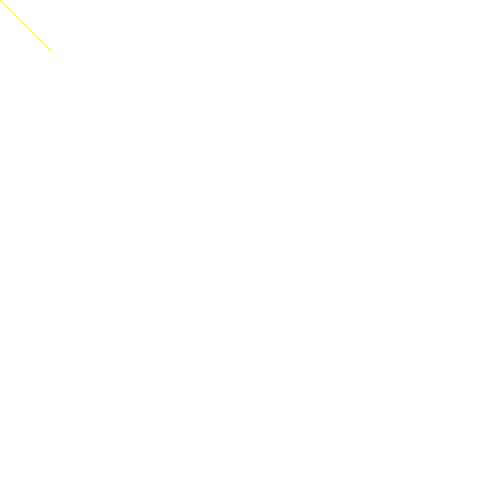
Frame 1 (no input)
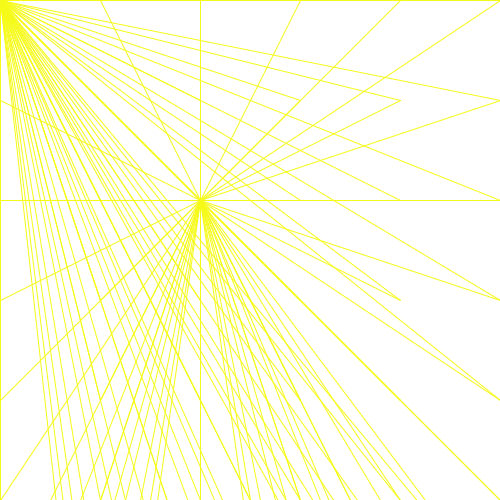
Frame 60 (the mouse pressed at the canvas centre just before this capture)
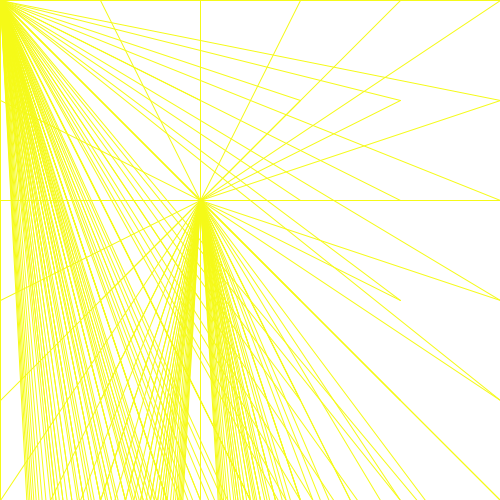
Frame 120 (the mouse held since frame 60 and released just before this capture)

The Processing sketch that drew these frames (run headless with seeded random() and noise(); from frame 60 on, the mouse is pressed at the canvas centre):

// Processing sketch: processing_32225
// ── processing_32225.pde

int goodbye = 50;
int hello = 0;

int y = 0;

void setup () {
  size (500,500);
  noFill ();
  background (255);
  frameRate (5);
  
  fill(5,103,180,30);
  stroke (245,250,23);
  strokeWeight (1);
  
}

void draw (){
  
 while (goodbye < 250){
    line (hello, y,goodbye,goodbye);
  goodbye = goodbye + 200;
 
   }   
   
   
  hello = hello + 100;
 goodbye = 0; 
 
 if (hello > 500){
   y = y + 100;
   hello = 0;
}

}
